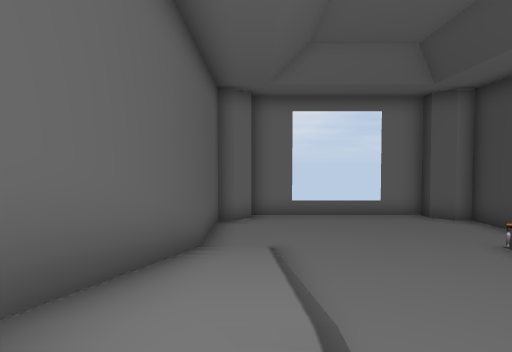
[1] (above)

19 first-person views from a walk through a 3-D level made in the Godot game engine. The camera is 1.4 m above the floor, tilts 2° down and sees 80° across. The floor is counted in squares, 2 m on a side. Each view is taken from the middle of a square. On the plan, view 1 faces up. The plan holds only what a view shows up to about 10 squares ahead; the rest is blank. The place goes on beyond the plan. Some surface patterns are stand-ins.

[2]
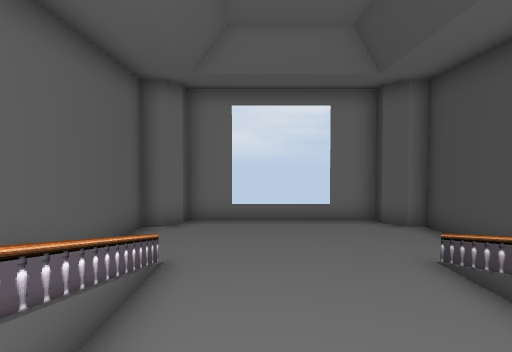

[3]
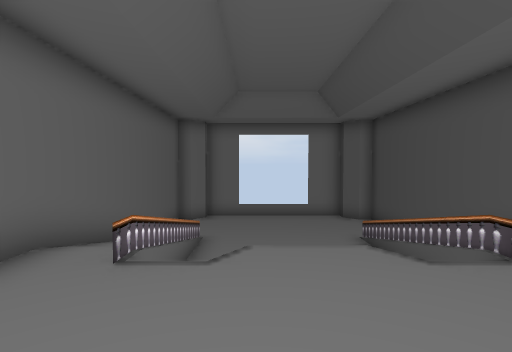

[4]
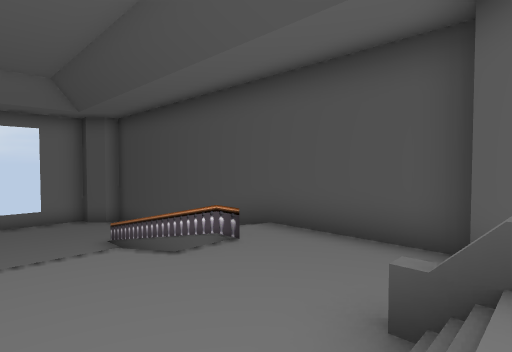

[5]
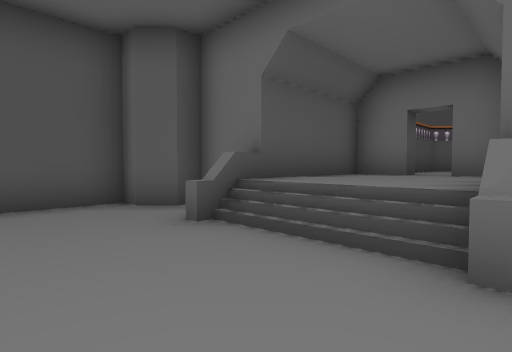

[6]
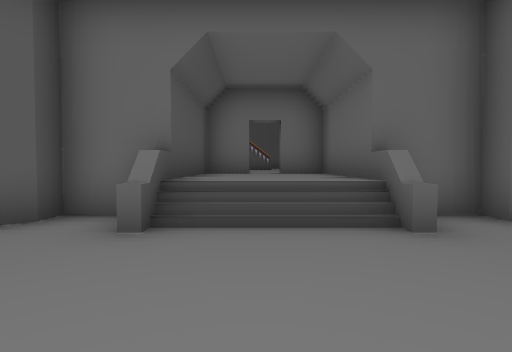

[7]
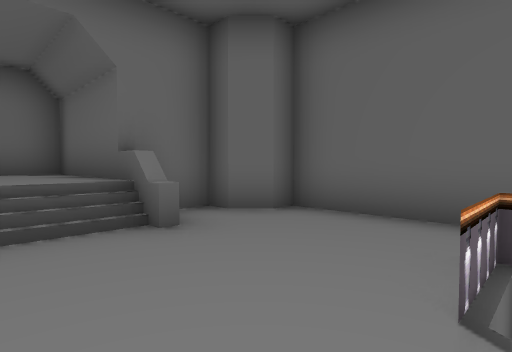

[8]
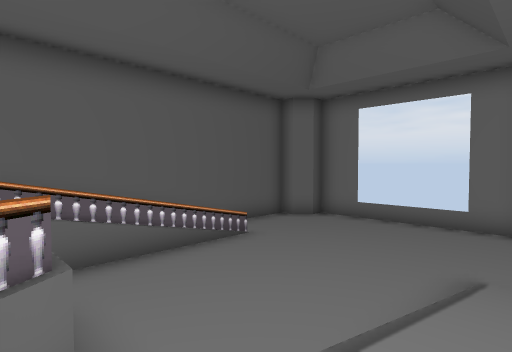

[9]
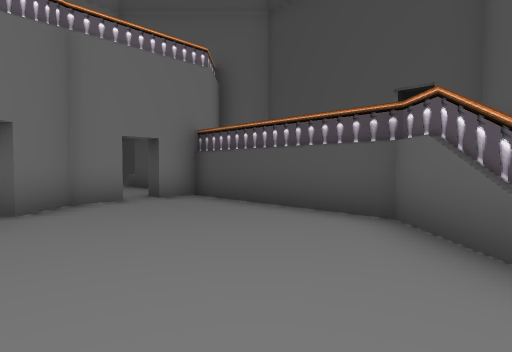

[10]
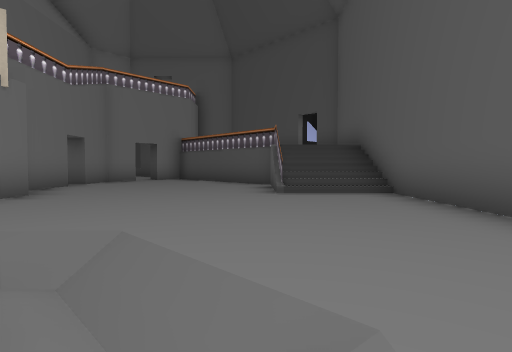

[11]
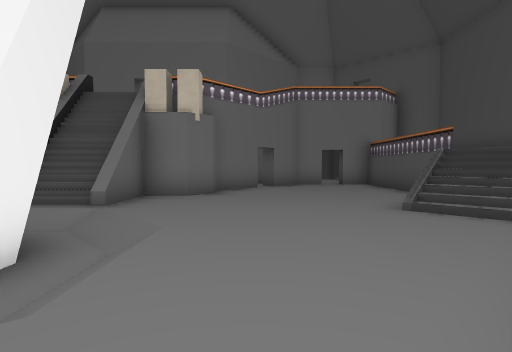

[12]
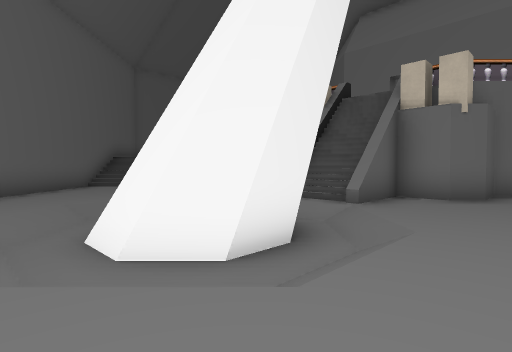

[13]
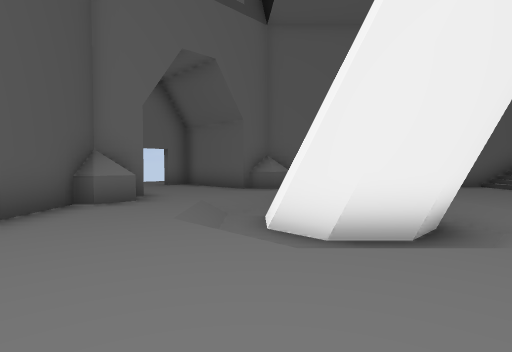

[14]
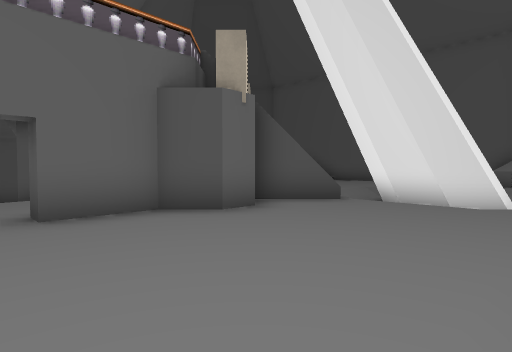

[15]
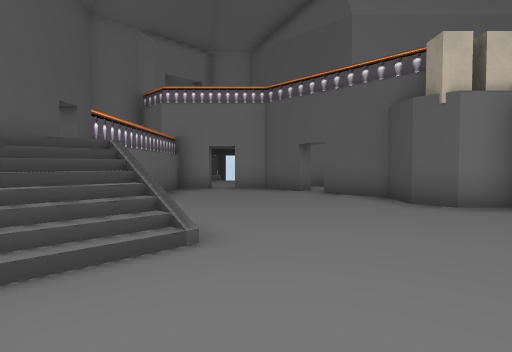

[16]
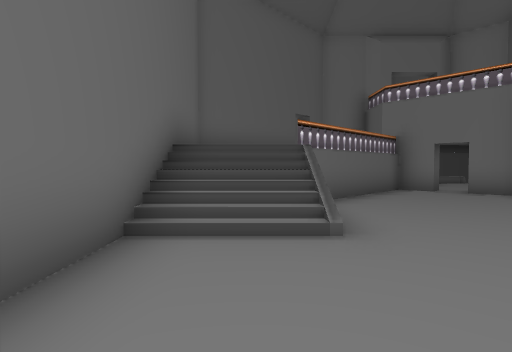

[17]
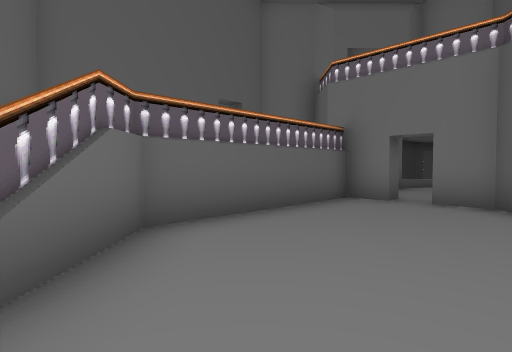

[18]
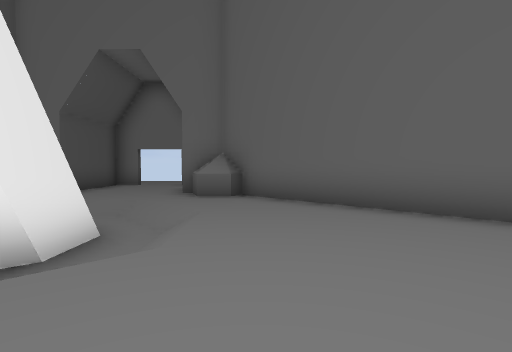

[19]
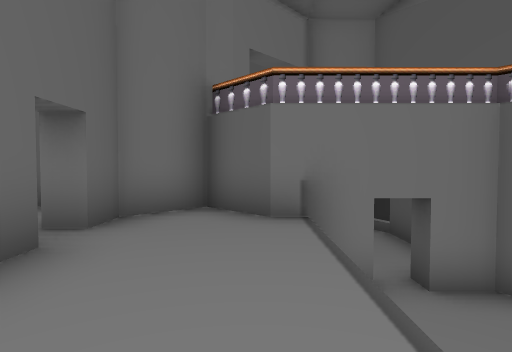

### Floor plan
Key: @ floor where view 1 was taken; # wall or solid block; . main floor; - floor 0.5 m lower than the main floor; _ floor 1 m lower than the main floor; : floor 2 m higher than the main floor; < floor 3 m lower than the main floor; / step, stairs or slope; = window, fence, low wall or low ledge; ^ raised ledge; v drop or lower ground.
Columns run from 15 left of view 1 to 7 right of it. Each row starts with its distance up from view 1.
 11                ##===##
 10              ##<<<<<<##
  9              #<<<<<<<<#
  8              #<<<<<<<<#
  7              #<<<<<<<<#
  6              #//<<<<=/#
  5              #//<<<<//#
  4              #//<<<<</#
  3              #//<<<<</#
  2              #//<<<<</#
  1              #__<__#<_#
  0              #_@______#
 -1              #________#
 -2              #________#
 -3              ##_=///_##
 -4    #...#     ####...##
 -5    #...         #...#
 -6 #####.. #       #..###
 -7 :#::#.###      ###.#
 -8  :::....##    ##...v  #
 -9  #::.....#    #....v  #
-10  #::.....##  ##....v  #
-11  # :......#//#.....#
-12  #  =#.....//......:
-13   #//#.....//.....#/
-14   ##//..../##/....//#
-15    ##....//##-/....##
-16     ##...//##-/...##
-17      ##../////...##
-18       ##..///...##
-19        ##^....^##
-20          #...##
-21           ...#
-22            ..#

Where each view was taken, in squares from view 1:
view 1: 0 up, 0 right, facing up
view 2: 1 up, 2 right, facing up
view 3: 3 down, 2 right, facing up
view 4: 3 down, 2 right, facing up-right
view 5: 0 up, 1 right, facing down-right
view 6: 1 up, 3 right, facing down
view 7: 1 up, 3 right, facing down-left
view 8: 1 up, 6 right, facing up-left
view 9: 13 down, 0 right, facing up-right
view 10: 17 down, 2 left, facing up-right
view 11: 18 down, 0 right, facing up
view 12: 18 down, 0 right, facing up-left
view 13: 13 down, 1 right, facing down-left
view 14: 11 down, 11 left, facing right
view 15: 16 down, 9 left, facing up
view 16: 16 down, 8 left, facing up-left
view 17: 13 down, 8 left, facing up-left
view 18: 12 down, 7 left, facing down
view 19: 11 down, 12 left, facing up
